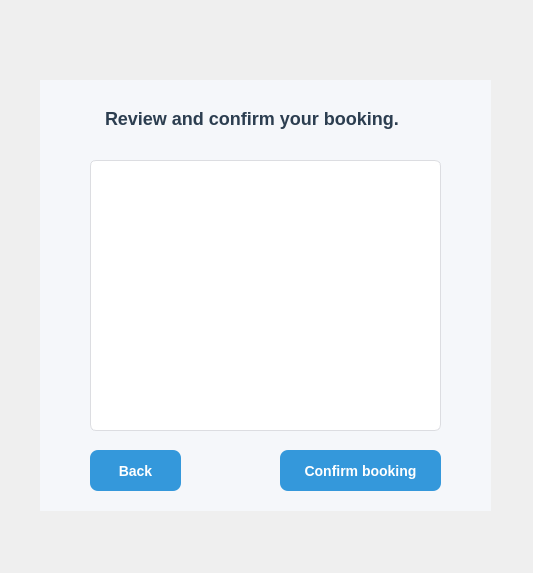
<?xml version="1.0" encoding="UTF-8"?>
<ui version="4.0">
 <class>Dialog</class>
 <widget class="QDialog" name="Dialog">
  <property name="geometry">
   <rect>
    <x>0</x>
    <y>0</y>
    <width>533</width>
    <height>573</height>
   </rect>
  </property>
  <property name="windowTitle">
   <string>Dialog</string>
  </property>
  <widget class="QStackedWidget" name="stackedWidget">
   <property name="geometry">
    <rect>
     <x>40</x>
     <y>80</y>
     <width>451</width>
     <height>431</height>
    </rect>
   </property>
   <property name="styleSheet">
    <string notr="true">QWidget {
    background-color: #f5f7fa;
    font-family: 'Segoe UI', sans-serif;
}

QLabel {
    color: #2c3e50;
    font-weight: bold;
    margin-bottom: 5px;
	 font-size: 18px;
    qproperty-alignment: AlignCenter;
}

QPushButton {
    background-color: #3498db;
    color: white;
    padding: 8px 20px;
    border-radius: 8px;
    font-weight: bold;
 	font-size: 14px;
}

 QTableWidget {
    border: 1px solid #dcdde1;
    border-radius: 6px;
    background-color: white;
}

</string>
   </property>
   <property name="currentIndex">
    <number>3</number>
   </property>
   <widget class="QWidget" name="date">
    <widget class="QLabel" name="date_label">
     <property name="geometry">
      <rect>
       <x>40</x>
       <y>30</y>
       <width>351</width>
       <height>41</height>
      </rect>
     </property>
     <property name="text">
      <string>Select a date for your laundry booking</string>
     </property>
    </widget>
    <widget class="QCalendarWidget" name="calendarWidget">
     <property name="geometry">
      <rect>
       <x>40</x>
       <y>90</y>
       <width>361</width>
       <height>241</height>
      </rect>
     </property>
     <property name="styleSheet">
      <string notr="true">    selection-background-color: #5dade2;
    selection-color: white;
    font-size: 13px;
    background-color: white;
    alternate-background-color: #f2f3f4;

</string>
     </property>
    </widget>
    <widget class="QPushButton" name="next_btn">
     <property name="enabled">
      <bool>true</bool>
     </property>
     <property name="geometry">
      <rect>
       <x>300</x>
       <y>360</y>
       <width>101</width>
       <height>41</height>
      </rect>
     </property>
     <property name="cursor">
      <cursorShape>PointingHandCursor</cursorShape>
     </property>
     <property name="text">
      <string>Next</string>
     </property>
    </widget>
   </widget>
   <widget class="QWidget" name="time">
    <widget class="QTableWidget" name="times_table">
     <property name="geometry">
      <rect>
       <x>50</x>
       <y>70</y>
       <width>341</width>
       <height>271</height>
      </rect>
     </property>
     <property name="styleSheet">
      <string notr="true">QTableWidget {
    gridline-color: #dcdde1;
    selection-background-color: #aed6f1;
    selection-color: #1a5276;
    font-size: 13px;
}

QHeaderView::section {
    background-color: #3498db;
    color: white;
    padding: 4px;
    font-weight: bold;
    border: none;
}
</string>
     </property>
     <property name="editTriggers">
      <set>QAbstractItemView::NoEditTriggers</set>
     </property>
    </widget>
    <widget class="QLabel" name="timeslot_label">
     <property name="geometry">
      <rect>
       <x>50</x>
       <y>20</y>
       <width>341</width>
       <height>41</height>
      </rect>
     </property>
     <property name="text">
      <string>Select a time slot</string>
     </property>
    </widget>
    <widget class="QPushButton" name="back_btn">
     <property name="geometry">
      <rect>
       <x>50</x>
       <y>370</y>
       <width>101</width>
       <height>41</height>
      </rect>
     </property>
     <property name="cursor">
      <cursorShape>PointingHandCursor</cursorShape>
     </property>
     <property name="text">
      <string>Back</string>
     </property>
    </widget>
    <widget class="QPushButton" name="next_btn_2">
     <property name="geometry">
      <rect>
       <x>320</x>
       <y>370</y>
       <width>101</width>
       <height>41</height>
      </rect>
     </property>
     <property name="cursor">
      <cursorShape>PointingHandCursor</cursorShape>
     </property>
     <property name="text">
      <string>Next</string>
     </property>
    </widget>
   </widget>
   <widget class="QWidget" name="machine">
    <widget class="QTableWidget" name="machines_table">
     <property name="geometry">
      <rect>
       <x>40</x>
       <y>80</y>
       <width>351</width>
       <height>271</height>
      </rect>
     </property>
     <property name="styleSheet">
      <string notr="true">QTableWidget {
    gridline-color: #dcdde1;
    selection-background-color: #aed6f1;
    selection-color: #1a5276;
    font-size: 13px;
}

QHeaderView::section {
    background-color: #3498db;
    color: white;
    padding: 4px;
    font-weight: bold;
    border: none;
}
</string>
     </property>
     <property name="editTriggers">
      <set>QAbstractItemView::NoEditTriggers</set>
     </property>
    </widget>
    <widget class="QLabel" name="machine_label">
     <property name="geometry">
      <rect>
       <x>60</x>
       <y>20</y>
       <width>301</width>
       <height>41</height>
      </rect>
     </property>
     <property name="text">
      <string>Choose a washing machine</string>
     </property>
    </widget>
    <widget class="QPushButton" name="back_btn_2">
     <property name="geometry">
      <rect>
       <x>40</x>
       <y>370</y>
       <width>101</width>
       <height>41</height>
      </rect>
     </property>
     <property name="cursor">
      <cursorShape>PointingHandCursor</cursorShape>
     </property>
     <property name="text">
      <string>Back</string>
     </property>
    </widget>
    <widget class="QPushButton" name="next_btn_3">
     <property name="geometry">
      <rect>
       <x>290</x>
       <y>370</y>
       <width>101</width>
       <height>41</height>
      </rect>
     </property>
     <property name="cursor">
      <cursorShape>PointingHandCursor</cursorShape>
     </property>
     <property name="text">
      <string>Next</string>
     </property>
    </widget>
   </widget>
   <widget class="QWidget" name="review">
    <widget class="QTableWidget" name="bookings_table">
     <property name="geometry">
      <rect>
       <x>50</x>
       <y>80</y>
       <width>351</width>
       <height>271</height>
      </rect>
     </property>
     <property name="styleSheet">
      <string notr="true">QTableWidget {
    gridline-color: #dcdde1;
    selection-background-color: #aed6f1;
    selection-color: #1a5276;
    font-size: 13px;
}

QHeaderView::section {
    background-color: #3498db;
    color: white;
    padding: 4px;
    font-weight: bold;
    border: none;
}
</string>
     </property>
     <property name="editTriggers">
      <set>QAbstractItemView::NoEditTriggers</set>
     </property>
    </widget>
    <widget class="QLabel" name="booking_label">
     <property name="geometry">
      <rect>
       <x>60</x>
       <y>20</y>
       <width>311</width>
       <height>41</height>
      </rect>
     </property>
     <property name="text">
      <string>Review and confirm your booking.</string>
     </property>
    </widget>
    <widget class="QPushButton" name="back_btn_3">
     <property name="geometry">
      <rect>
       <x>50</x>
       <y>370</y>
       <width>91</width>
       <height>41</height>
      </rect>
     </property>
     <property name="cursor">
      <cursorShape>PointingHandCursor</cursorShape>
     </property>
     <property name="text">
      <string>Back</string>
     </property>
    </widget>
    <widget class="QPushButton" name="confrim_btn">
     <property name="geometry">
      <rect>
       <x>240</x>
       <y>370</y>
       <width>161</width>
       <height>41</height>
      </rect>
     </property>
     <property name="cursor">
      <cursorShape>PointingHandCursor</cursorShape>
     </property>
     <property name="text">
      <string>Confirm booking</string>
     </property>
    </widget>
   </widget>
  </widget>
  <widget class="QLabel" name="machine_icon">
   <property name="geometry">
    <rect>
     <x>470</x>
     <y>10</y>
     <width>51</width>
     <height>51</height>
    </rect>
   </property>
   <property name="text">
    <string/>
   </property>
   <property name="pixmap">
    <pixmap resource="machine.qrc">:/machine/icons8-washing-machine-94.png</pixmap>
   </property>
   <property name="scaledContents">
    <bool>true</bool>
   </property>
  </widget>
 </widget>
 <resources>
  <include location="machine.qrc"/>
 </resources>
 <connections/>
</ui>
